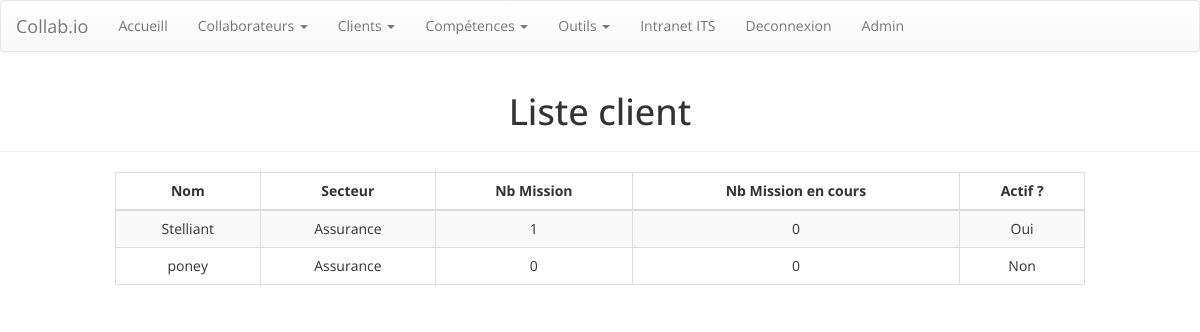
The page /client/ (signed in) on the database as committed earlier.
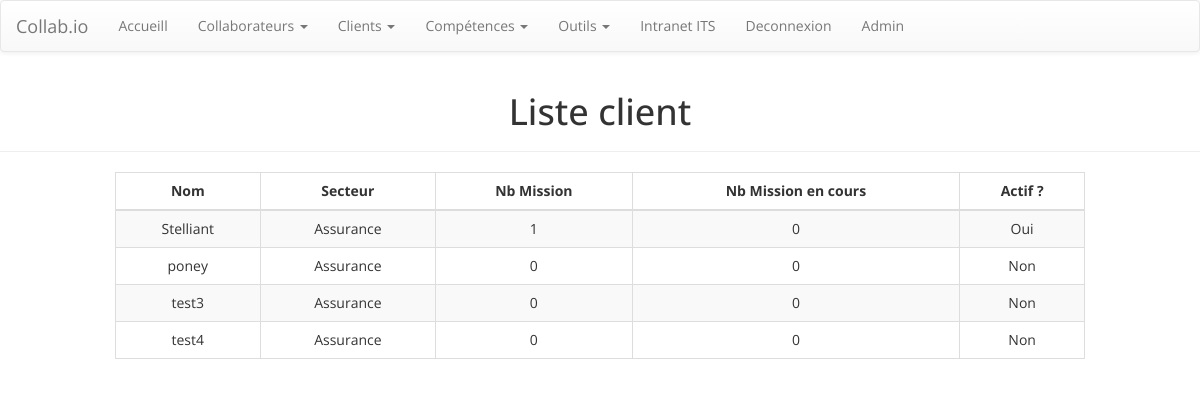
The same page on the database as committed later.
### collab/models.py (models this page shows, shortened)
class client(models.Model):
    nomClient = models.CharField(max_length=250)
    domaineClient = models.ForeignKey(domaine, on_delete=models.CASCADE)
    logoClient = models.ImageField(upload_to='collab/static/collab', blank=True, null=True)

class domaine(models.Model):
    nomDomaine = models.CharField(max_length=300)
    def __str__(self):
        return self.nomDomaine

### collab/views.py (the view)
# urls.py: path('client/', views.liste_client, name='liste_client'),
def liste_client(request):
    template = loader.get_template('collab/liste_client2.html')
    client_list= client.objects.all()
    page = request.GET.get('page', 1)
    paginator = Paginator(client_list, 10)
    try:
        clients= paginator.page(page)
    except PageNotAnInteger:
        clients = paginator.page(1)
    except EmptyPage:
        clients = paginator.page(paginator.num_pages)
    context={'clients':clients}
    return HttpResponse(template.render(context, request))

### collab/templatetags/collab_extras.py (called while the page is built)
@register.filter(name='recup_mission')
def recup_mission(id_client):
    nb = experiences.objects.filter(client=id_client).count()
    return nb

@register.filter(name='recup_mission_en_cours')
def recup_mission_en_cours(id_client):
    nb = experiences.objects.filter(dateFin__gte=datetime.date.today(),client=id_client).count()
    return nb

@register.filter(name='statut_client')
def statut_client(id_client):
    nb = experiences.objects.filter(dateFin__gte=datetime.date.today(),client=id_client).count()
    nb2 = experiences.objects.filter(dateFin=None,client=id_client).count()
    if nb > 0:
        return "Oui"
    elif nb2 > 0:
        return "Oui"
    else:
        return "Non"

### collab/templates/collab/liste_client2.html (shortened to what this page needs)
{% extends 'collab/base.html' %}
{% load collab_extras %}
{% block content %}
    <div class="page-header">
        <h1 class="text-center">Liste client</h1></div>
    <div class="container" id="container">
        <div class="row">
            <div class="col-lg-10 col-lg-offset-1 col-md-10 col-md-offset-1 col-sm-10 col-sm-offset-1 col-xs-12">
                <div class="table-responsive" id="liste-consultant">
                    <table class="table table-striped table-bordered table-hover">
                        <thead>
                            <tr class="text-center">
                                <th class="text-center">Nom </th>
                                <th class="hidden-xs hidden-sm text-center">Secteur </th>
                                <th class="text-center">Nb Mission</th>
                                <th class="text-center">Nb Mission en cours</th>
                                <th class="hidden-xs hidden-sm text-center">Actif ?</th>
                            </tr>
                        </thead>
                        <tbody>
                            {% for client in clients %}
                            {% with truc=client.pk %}
                            <tr>
                                <td>{{client.nomClient}} </td>
                                <td class="hidden-xs hidden-sm">{{client.domaineClient}} </td>
                                <td>{{truc|recup_mission}} </td>
                                <td>{{truc|recup_mission_en_cours}} </td>
                                <td class="hidden-xs hidden-sm">{{truc|statut_client}}</td>
                            </tr>
                            {% endwith %}
                            {% endfor %}
                        </tbody>
                    </table>
                </div>
            </div>
        </div>
    </div>
{% endblock %}

Rows that differ between the two databases and show on the page:
added client: nomClient "test3", domaineClient "Assurance", pk|recup_mission "0", pk|recup_mission_en_cours "0", pk|statut_client "Non"
added client: nomClient "test4", domaineClient "Assurance", pk|recup_mission "0", pk|recup_mission_en_cours "0", pk|statut_client "Non"
